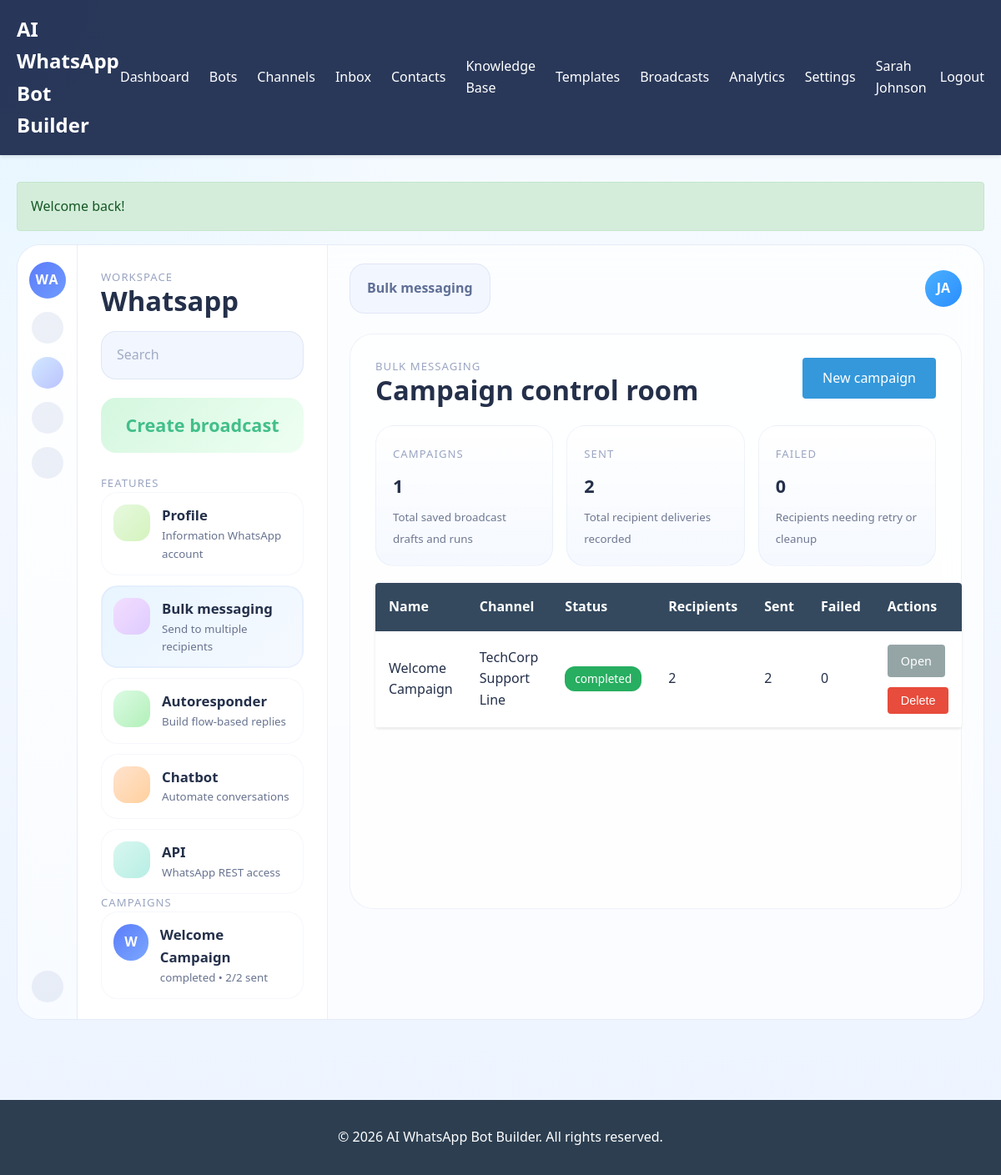
Screenshot of /broadcasts (signed in) with the database file from the repository.
### tables this page shows
CREATE TABLE `users` (
  `id` int(11) NOT NULL AUTO_INCREMENT,
  `tenant_id` int(11) DEFAULT NULL,
  `name` varchar(255) NOT NULL,
  `email` varchar(255) NOT NULL,
  `password` varchar(255) NOT NULL,
  `role` enum('platform_admin','tenant_admin','agent','developer') NOT NULL DEFAULT 'agent',
  `status` enum('active','inactive') NOT NULL DEFAULT 'active',
  `last_login_at` datetime DEFAULT NULL,
  `created_at` datetime NOT NULL,
  `updated_at` datetime NOT NULL,
  PRIMARY KEY (`id`),
  UNIQUE KEY `unique_email` (`email`),
  KEY `idx_tenant_id` (`tenant_id`),
  KEY `idx_role` (`role`),
  KEY `idx_status` (`status`),
  CONSTRAINT `fk_users_tenant` FOREIGN KEY (`tenant_id`) REFERENCES `tenants` (`id`) ON DELETE CASCADE
);

CREATE TABLE `broadcasts` (
  `id` int(11) NOT NULL AUTO_INCREMENT,
  `tenant_id` int(11) NOT NULL,
  `bot_id` int(11) DEFAULT NULL,
  `channel_id` int(11) NOT NULL,
  `template_id` int(11) DEFAULT NULL,
  `name` varchar(255) NOT NULL,
  `target_filter` text,
  `message_content` text,
  `status` enum('draft','scheduled','running','completed','cancelled') NOT NULL DEFAULT 'draft',
  `scheduled_at` datetime DEFAULT NULL,
  `started_at` datetime DEFAULT NULL,
  `completed_at` datetime DEFAULT NULL,
  `total_recipients` int(11) NOT NULL DEFAULT '0',
  `sent_count` int(11) NOT NULL DEFAULT '0',
  `failed_count` int(11) NOT NULL DEFAULT '0',
  `created_at` datetime NOT NULL,
  `updated_at` datetime NOT NULL,
  PRIMARY KEY (`id`),
  KEY `idx_tenant_id` (`tenant_id`),
  KEY `idx_bot_id` (`bot_id`),
  KEY `idx_channel_id` (`channel_id`),
  KEY `idx_template_id` (`template_id`),
  KEY `idx_status` (`status`),
  CONSTRAINT `fk_broadcasts_tenant` FOREIGN KEY (`tenant_id`) REFERENCES `tenants` (`id`) ON DELETE CASCADE,
  CONSTRAINT `fk_broadcasts_bot` FOREIGN KEY (`bot_id`) REFERENCES `bots` (`id`) ON DELETE SET NULL,
  CONSTRAINT `fk_broadcasts_channel` FOREIGN KEY (`channel_id`) REFERENCES `channels` (`id`) ON DELETE CASCADE,
  CONSTRAINT `fk_broadcasts_template` FOREIGN KEY (`template_id`) REFERENCES `templates` (`id`) ON DELETE SET NULL
);

CREATE TABLE `channels` (
  `id` int(11) NOT NULL AUTO_INCREMENT,
  `tenant_id` int(11) NOT NULL,
  `name` varchar(255) NOT NULL,
  `phone_number` varchar(50) NOT NULL,
  `provider_type` enum('cloud_api','twilio','sandbox','other') NOT NULL DEFAULT 'cloud_api',
  `provider_config` text,
  `webhook_url` varchar(255),
  `webhook_verify_token` varchar(255),
  `status` enum('active','inactive') NOT NULL DEFAULT 'active',
  `created_at` datetime NOT NULL,
  `updated_at` datetime NOT NULL,
  PRIMARY KEY (`id`),
  KEY `idx_tenant_id` (`tenant_id`),
  KEY `idx_phone_number` (`phone_number`),
  KEY `idx_status` (`status`),
  CONSTRAINT `fk_channels_tenant` FOREIGN KEY (`tenant_id`) REFERENCES `tenants` (`id`) ON DELETE CASCADE
);

### app/views/broadcasts/index.php (the view, shortened to what the rows shown need)
<?php
$featureItems = [
    ['label' => 'Profile', 'description' => 'Information WhatsApp account', 'href' => '/channels', 'active' => false, 'accent' => 'mint'],
    ['label' => 'Bulk messaging', 'description' => 'Send to multiple recipients', 'href' => '/broadcasts', 'active' => true, 'accent' => 'violet'],
    ['label' => 'Autoresponder', 'description' => 'Build flow-based replies', 'href' => '/bots', 'active' => false, 'accent' => 'green'],
    ['label' => 'Chatbot', 'description' => 'Automate conversations', 'href' => '/bots', 'active' => false, 'accent' => 'orange'],
    ['label' => 'API', 'description' => 'WhatsApp REST access', 'href' => '/settings/api-keys', 'active' => false, 'accent' => 'teal'],
];
?>
<div class="wa-shell">
    <aside class="wa-rail">
        <div class="wa-rail-logo">WA</div>
        <div class="wa-rail-icon"></div>
        <div class="wa-rail-icon is-active"></div>
        <div class="wa-rail-icon"></div>
        <div class="wa-rail-icon"></div>
        <div class="wa-rail-icon"></div>
    </aside>
    <section class="wa-sidebar">
        <div class="wa-sidebar-header">
            <div>
                <p class="wa-eyebrow">Workspace</p>
                <h1>Whatsapp</h1>
            </div>
            <div class="wa-search">Search</div>
        </div>
        <a class="wa-add-account" href="/broadcasts/create">Create broadcast</a>
        <p class="wa-section-label">Features</p>
        <div class="wa-feature-list">
            <?php foreach ($featureItems as $item): ?>
                <a class="wa-feature-card <?php echo $item['active'] ? 'is-active' : ''; ?>" href="<?php echo View::e($item['href']); ?>">
                    <span class="wa-feature-icon <?php echo View::e($item['accent']); ?>"></span>
                    <span>
                        <strong><?php echo View::e($item['label']); ?></strong>
                        <small><?php echo View::e($item['description']); ?></small>
                    </span>
                </a>
            <?php endforeach; ?>
        </div>
        <p class="wa-section-label">Campaigns</p>
        <div class="wa-account-list">
            <?php if (empty($broadcasts)): ?>
                <div class="wa-empty-note">No campaigns yet.</div>
            <?php else: ?>
                <?php foreach ($broadcasts as $broadcast): ?>
                    <a class="wa-account-item" href="/broadcasts/<?php echo (int) $broadcast['id']; ?>">
                        <span class="wa-account-avatar"><?php echo strtoupper(substr($broadcast['name'], 0, 1)); ?></span>
                        <span>
                            <strong><?php echo View::e($broadcast['name']); ?></strong>
                            <small><?php echo View::e($broadcast['status']); ?> • <?php echo (int) $broadcast['sent_count']; ?>/<?php echo (int) $broadcast['total_recipients']; ?> sent</small>
                        </span>
                    </a>
                <?php endforeach; ?>
            <?php endif; ?>
        </div>
    </section>
    <main class="wa-main">
        <div class="wa-toolbar">
            <div class="wa-toolbar-chip">Bulk messaging</div>
            <div class="wa-toolbar-user">JA</div>
        </div>
        <div class="wa-content-card">
            <div class="wa-content-header">
                <div>
                    <p class="wa-eyebrow">Bulk messaging</p>
                    <h2>Campaign control room</h2>
                </div>
                <a class="btn btn-primary" href="/broadcasts/create">New campaign</a>
            </div>
            <?php if (empty($broadcasts)): ?>
                <div class="wa-empty-stage">
                    <div class="wa-empty-illustration violet"></div>
                    <h3>No broadcasts yet</h3>
                    <p>Create a campaign, queue recipients, and process batches as your provider capacity allows.</p>
                </div>
            <?php else: ?>
                <div class="wa-profile-grid">
                    <div class="wa-profile-card">
                        <span class="wa-metric-label">Campaigns</span>
                        <strong><?php echo count($broadcasts); ?></strong>
                        <small>Total saved broadcast drafts and runs</small>
                    </div>
                    <div class="wa-profile-card">
                        <span class="wa-metric-label">Sent</span>
                        <strong><?php echo array_sum(array_map(function ($item) { return (int) $item['sent_count']; }, $broadcasts)); ?></strong>
                        <small>Total recipient deliveries recorded</small>
                    </div>
                    <div class="wa-profile-card">
                        <span class="wa-metric-label">Failed</span>
                        <strong><?php echo array_sum(array_map(function ($item) { return (int) $item['failed_count']; }, $broadcasts)); ?></strong>
                        <small>Recipients needing retry or cleanup</small>
                    </div>
                </div>
                <table class="data-table">
                    <thead>
                        <tr>
                            <th>Name</th>
                            <th>Channel</th>
                            <th>Status</th>
                            <th>Recipients</th>
                            <th>Sent</th>
                            <th>Failed</th>
                            <th>Actions</th>
                        </tr>
                    </thead>
                    <tbody>
                        <?php foreach ($broadcasts as $broadcast): ?>
                            <tr>
                                <td><?php echo View::e($broadcast['name']); ?></td>
                                <td><?php echo View::e($broadcast['channel_name']); ?></td>
                                <td><span class="badge badge-<?php echo View::e($broadcast['status']); ?>"><?php echo View::e($broadcast['status']); ?></span></td>
                                <td><?php echo (int) $broadcast['total_recipients']; ?></td>
                                <td><?php echo (int) $broadcast['sent_count']; ?></td>
                                <td><?php echo (int) $broadcast['failed_count']; ?></td>
                                <td class="actions">
                                    <a class="btn btn-small btn-secondary" href="/broadcasts/<?php echo (int) $broadcast['id']; ?>">Open</a>
                                    <form method="post" action="/broadcasts/<?php echo (int) $broadcast['id']; ?>/delete" class="inline-form">
                                        <button class="btn btn-small btn-danger" type="submit">Delete</button>
                                    </form>
                                </td>
                            </tr>
                        <?php endforeach; ?>
                    </tbody>
                </table>
            <?php endif; ?>
        </div>
    </main>
</div>

### app/core/Router.php (shortened to what the rows shown need)
<?php
class Router {
    private $routes = [];
    private function addRoute($method, $path, $handler, $middleware = []) {
        $this->routes[] = [
            'method' => $method,
            'path' => $path,
            'handler' => $handler,
            'middleware' => $middleware
        ];
    }
    public function dispatch() {
        $requestMethod = $_SERVER['REQUEST_METHOD'];
        $requestUri = parse_url($_SERVER['REQUEST_URI'], PHP_URL_PATH);
        foreach ($this->routes as $route) {
            if ($route['method'] === $requestMethod && $this->matchRoute($route['path'], $requestUri, $params)) {
                $this->handleRoute($route, $params);
                return;
            }
        }
    }
    private function matchRoute($pattern, $uri, &$params) {
        $params = [];
        $regex = preg_replace('/\{([a-zA-Z0-9_]+)\}/', '([^/]+)', $pattern);
        $regex = '#^' . $regex . '$#';
        if (preg_match($regex, $uri, $matches)) {
            preg_match_all('/\{([a-zA-Z0-9_]+)\}/', $pattern, $paramNames);
            for ($i = 0; $i < count($paramNames[1]); $i++) {
                $params[$paramNames[1][$i]] = $matches[$i + 1];
            }
            return true;
        }
        return false;
    }
    private function handleRoute($route, $params) {
        list($controllerName, $method) = explode('@', $route['handler']);
        $controller = new $controllerName();
        call_user_func_array([$controller, $method], $params);
    }
}

### app/views/layouts/layout.php (shortened to what the rows shown need)
<?php
$user = isset($user) ? $user : (new Auth())->user();
$session = new Session();
$flash = $session->getAllFlash();
?>
<!DOCTYPE html>
<html lang="en">
<head>
    <link rel="stylesheet" href="/assets/css/style.css">
</head>
<body>
    <?php if ($user): ?>
    <nav class="navbar">
        <div class="container">
            <div class="nav-brand">
                <a href="/dashboard">AI WhatsApp Bot Builder</a>
            </div>
            <ul class="nav-menu">
                <li><a href="/dashboard">Dashboard</a></li>
                <?php if ($user['role'] !== 'platform_admin'): ?>
                <li><a href="/bots">Bots</a></li>
                <li><a href="/channels">Channels</a></li>
                <li><a href="/inbox">Inbox</a></li>
                <li><a href="/contacts">Contacts</a></li>
                <li><a href="/knowledge-base">Knowledge Base</a></li>
                <li><a href="/templates">Templates</a></li>
                <li><a href="/broadcasts">Broadcasts</a></li>
                <li><a href="/analytics">Analytics</a></li>
                <li><a href="/settings">Settings</a></li>
                <?php else: ?>
                <li><a href="/tenants">Tenants</a></li>
                <?php endif; ?>
                <li class="user-menu">
                    <span><?php echo View::e($user['name']); ?></span>
                    <a href="/logout">Logout</a>
                </li>
            </ul>
        </div>
    </nav>
    <?php endif; ?>
    <main class="main-content">
        <div class="container">
            <?php if (!empty($flash)): ?>
                <?php foreach ($flash as $type => $message): ?>
                    <div class="alert alert-<?php echo View::e($type); ?>">
                        <?php echo View::e($message); ?>
                    </div>
                <?php endforeach; ?>
            <?php endif; ?>
            <?php echo $content; ?>
        </div>
    </main>
    <footer class="footer">
        <div class="container">
            <p>&copy; <?php echo date('Y'); ?> AI WhatsApp Bot Builder. All rights reserved.</p>
        </div>
    </footer>
</body>
</html>

### rows the page displays
users: name "Sarah Johnson"
broadcasts: name "W", name "Welcome Campaign", status "completed", sent_count "2", total_recipients "2", failed_count "0", channel.name "TechCorp Support Line"

### other values shown
View::e($message) "Welcome back!"
View::e($item['label']) "Profile"
View::e($item['description']) "Information WhatsApp account"
View::e($item['label']) "Bulk messaging"
View::e($item['description']) "Send to multiple recipients"
View::e($item['label']) "Autoresponder"
View::e($item['description']) "Build flow-based replies"
View::e($item['label']) "Chatbot"
View::e($item['description']) "Automate conversations"
View::e($item['label']) "API"
View::e($item['description']) "WhatsApp REST access"
count($broadcasts) "1"
